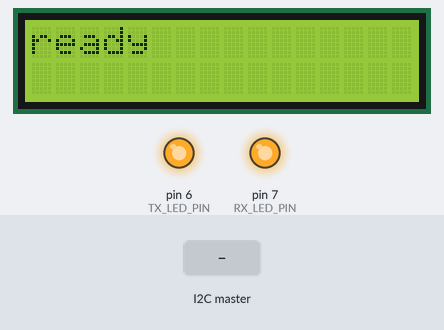
This sketch was run on a simulated Arduino Uno, built with avr-gcc and run on an emulated ATmega328P. Shown: 16×2 character LCD, output pins drawn as LEDs (lit = HIGH). Inputs (shaded band) come from the test bench. Random numbers use the default seed unless the sketch sets one.

Above: at 2.2 s.
2.3 s: the I2C master sends the byte 1
At 2.9 s:
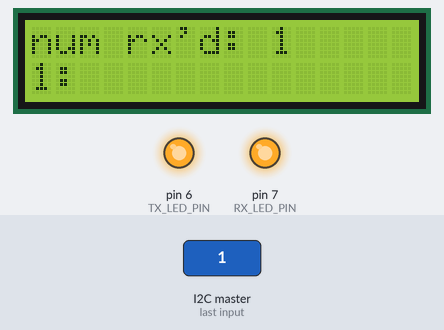
3.8 s: the I2C master sends the byte 90
At 5.0 s:
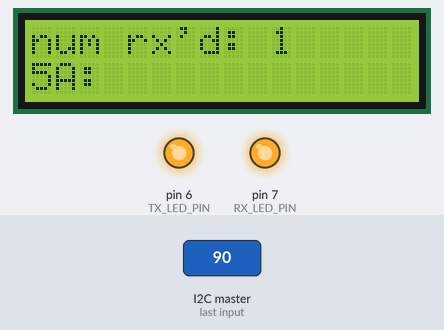
5.3 s: the I2C master sends the byte 200
At 6.4 s:
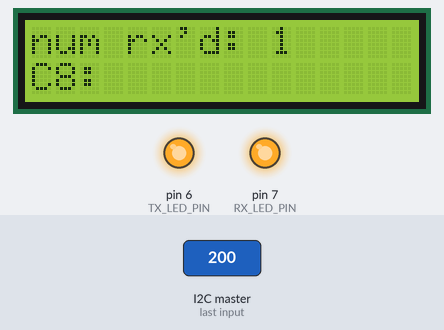
Timing chart, 0 to 8.3 s (numbered marks = the images above; inputs shaded):
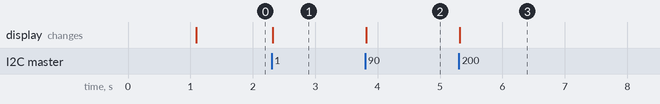

The sketch:

flexible_slave.pde
```cpp
// Slave code used for testing the I2C protocol with the MSP430.
// SDA is analog 4, SCL is analog 5
#include <Wire.h>
#include <LiquidCrystal.h>

const int TX_LED_PIN = 6;
const int RX_LED_PIN = 7;
const int TX_BUFFER_SIZE = 256;

LiquidCrystal lcd(13, 12, 11, 10, 9, 8);
byte firstByteReceived;
byte txBuffer[TX_BUFFER_SIZE];
int i;                                  // better to declare it here than make a new copy for every function that needs one

void setup() {
    pinMode     (TX_LED_PIN, OUTPUT);
    pinMode     (RX_LED_PIN, OUTPUT);
    digitalWrite(TX_LED_PIN, LOW);
    digitalWrite(RX_LED_PIN, LOW);
    lcd.begin(16, 2);
    lcd.print("initializing");

    firstByteReceived = 0;
    Wire.begin(10);                     // Join I2C bus as slave with address 10.
    Wire.onRequest(requestEvent);       // Argument gets called when master reads from this (slave) device.
    Wire.onReceive(receiveEvent);       // Argument gets called when master reads to this (slave) device.
    randomSeed(analogRead(0));
    for(i = 0; i < TX_BUFFER_SIZE; i++) {
        txBuffer[i] = (byte)random(256);  // byte can have values ranging from 0-255 (txBuffer is an array of bytes)
    }

    delay(1000);
    lcd.clear();
    lcd.print("ready");
    digitalWrite(TX_LED_PIN, HIGH);
    digitalWrite(RX_LED_PIN, HIGH);
}

void loop() {
    // all actions are handled by interrupts (I think arduino calls them events)
}

// function executes whenever data is requested by master
// function is registered as an event, see setup()
void requestEvent() {
    digitalWrite(TX_LED_PIN, LOW);

    Wire.send(&txBuffer[0], firstByteReceived);
    lcd.clear();
    lcd.print("num tx'd: ");
    lcd.print(firstByteReceived, HEX);

    lcd.setCursor(0, 1);
    for(i = 0; i < 4; i++) {            // do not print full buffer, only as many elements as can fit on the screen
        lcd.print(txBuffer[i], HEX);
        lcd.print(":");
    }
    lcd.print("...");

    digitalWrite(TX_LED_PIN, HIGH);
}

// function executes whenever data is sent from master to (this) slave
// function is registered as an event/interrupt, see setup()
void receiveEvent(int bytesReceived) {
    digitalWrite(RX_LED_PIN, LOW);

    i = 0;
    lcd.clear();
    lcd.setCursor(0, 1);
    while(0 < Wire.available()) {
        switch(i++) {
            case 0:
                lcd.print(firstByteReceived = Wire.receive(), HEX);
                lcd.print(":");
                break;
            case 1:
            case 2:
                lcd.print(Wire.receive(), HEX);
                lcd.print(":");
                break;
            case 3:
                lcd.print(Wire.receive(), HEX);
                lcd.print(":");
                lcd.print("...");
                break;
            default:
                Wire.receive();
                break;
        }
    }

    lcd.setCursor(0, 0);
    lcd.print("num rx'd: ");
    lcd.print(i);

    digitalWrite(RX_LED_PIN, HIGH);
}
```

Measured:
- after the input at 2.3 s, the display: changes at once (image 1)
- after the input at 3.8 s, the display: changes at once (image 2)
- after the input at 5.3 s, the display: changes at once (image 3)
